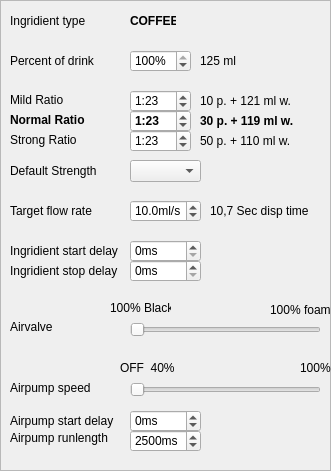
  <widget class="QFrame" name="fraLeftBIB">
   <property name="geometry">
    <rect>
     <x>270</x>
     <y>10</y>
     <width>331</width>
     <height>471</height>
    </rect>
   </property>
   <property name="frameShape">
    <enum>QFrame::StyledPanel</enum>
   </property>
   <property name="frameShadow">
    <enum>QFrame::Raised</enum>
   </property>
   <widget class="QLabel" name="label">
    <property name="geometry">
     <rect>
      <x>10</x>
      <y>10</y>
      <width>91</width>
      <height>21</height>
     </rect>
    </property>
    <property name="text">
     <string>Ingridient type</string>
    </property>
   </widget>
   <widget class="QLabel" name="label_10">
    <property name="geometry">
     <rect>
      <x>10</x>
      <y>50</y>
      <width>101</width>
      <height>21</height>
     </rect>
    </property>
    <property name="text">
     <string>Percent of drink</string>
    </property>
   </widget>
   <widget class="QSpinBox" name="spinBox">
    <property name="geometry">
     <rect>
      <x>130</x>
      <y>50</y>
      <width>61</width>
      <height>22</height>
     </rect>
    </property>
    <property name="suffix">
     <string>%</string>
    </property>
    <property name="maximum">
     <number>100</number>
    </property>
    <property name="value">
     <number>100</number>
    </property>
   </widget>
   <widget class="QLabel" name="lblLBIB_RTDVol">
    <property name="geometry">
     <rect>
      <x>200</x>
      <y>50</y>
      <width>61</width>
      <height>21</height>
     </rect>
    </property>
    <property name="text">
     <string>125 ml</string>
    </property>
   </widget>
   <widget class="QLabel" name="label_12">
    <property name="geometry">
     <rect>
      <x>10</x>
      <y>90</y>
      <width>71</width>
      <height>20</height>
     </rect>
    </property>
    <property name="text">
     <string>Mild Ratio</string>
    </property>
   </widget>
   <widget class="QSpinBox" name="spinBox_2">
    <property name="geometry">
     <rect>
      <x>130</x>
      <y>90</y>
      <width>61</width>
      <height>22</height>
     </rect>
    </property>
    <property name="prefix">
     <string>1:</string>
    </property>
    <property name="value">
     <number>23</number>
    </property>
   </widget>
   <widget class="QLabel" name="label_13">
    <property name="geometry">
     <rect>
      <x>10</x>
      <y>110</y>
      <width>91</width>
      <height>20</height>
     </rect>
    </property>
    <property name="font">
     <font>
      <weight>75</weight>
      <bold>true</bold>
     </font>
    </property>
    <property name="text">
     <string>Normal Ratio</string>
    </property>
   </widget>
   <widget class="QSpinBox" name="spinBox_3">
    <property name="geometry">
     <rect>
      <x>130</x>
      <y>110</y>
      <width>61</width>
      <height>22</height>
     </rect>
    </property>
    <property name="font">
     <font>
      <weight>75</weight>
      <bold>true</bold>
     </font>
    </property>
    <property name="prefix">
     <string>1:</string>
    </property>
    <property name="value">
     <number>23</number>
    </property>
   </widget>
   <widget class="QLabel" name="label_14">
    <property name="geometry">
     <rect>
      <x>10</x>
      <y>130</y>
      <width>81</width>
      <height>20</height>
     </rect>
    </property>
    <property name="text">
     <string>Strong Ratio</string>
    </property>
   </widget>
   <widget class="QSpinBox" name="spinBox_4">
    <property name="geometry">
     <rect>
      <x>130</x>
      <y>130</y>
      <width>61</width>
      <height>22</height>
     </rect>
    </property>
    <property name="prefix">
     <string>1:</string>
    </property>
    <property name="value">
     <number>23</number>
    </property>
   </widget>
   <widget class="QLabel" name="label_15">
    <property name="geometry">
     <rect>
      <x>10</x>
      <y>160</y>
      <width>101</width>
      <height>21</height>
     </rect>
    </property>
    <property name="text">
     <string>Default Strength</string>
    </property>
   </widget>
   <widget class="QComboBox" name="cboDefSize_2">
    <property name="geometry">
     <rect>
      <x>130</x>
      <y>160</y>
      <width>71</width>
      <height>22</height>
     </rect>
    </property>
   </widget>
   <widget class="QLabel" name="label_11">
    <property name="geometry">
     <rect>
      <x>10</x>
      <y>200</y>
      <width>91</width>
      <height>21</height>
     </rect>
    </property>
    <property name="text">
     <string>Target flow rate</string>
    </property>
   </widget>
   <widget class="QDoubleSpinBox" name="doubleSpinBox">
    <property name="geometry">
     <rect>
      <x>130</x>
      <y>200</y>
      <width>71</width>
      <height>22</height>
     </rect>
    </property>
    <property name="suffix">
     <string>ml/s</string>
    </property>
    <property name="decimals">
     <number>1</number>
    </property>
    <property name="maximum">
     <double>20.000000000000000</double>
    </property>
    <property name="singleStep">
     <double>0.500000000000000</double>
    </property>
    <property name="value">
     <double>10.000000000000000</double>
    </property>
   </widget>
   <widget class="QLabel" name="label_16">
    <property name="geometry">
     <rect>
      <x>10</x>
      <y>240</y>
      <width>111</width>
      <height>21</height>
     </rect>
    </property>
    <property name="text">
     <string>Ingridient start delay</string>
    </property>
   </widget>
   <widget class="QSpinBox" name="spinBox_5">
    <property name="geometry">
     <rect>
      <x>130</x>
      <y>240</y>
      <width>71</width>
      <height>22</height>
     </rect>
    </property>
    <property name="suffix">
     <string>ms</string>
    </property>
    <property name="prefix">
     <string/>
    </property>
   </widget>
   <widget class="QLabel" name="label_17">
    <property name="geometry">
     <rect>
      <x>10</x>
      <y>260</y>
      <width>111</width>
      <height>21</height>
     </rect>
    </property>
    <property name="text">
     <string>Ingridient stop delay</string>
    </property>
   </widget>
   <widget class="QSpinBox" name="spinBox_6">
    <property name="geometry">
     <rect>
      <x>130</x>
      <y>260</y>
      <width>71</width>
      <height>22</height>
     </rect>
    </property>
    <property name="suffix">
     <string>ms</string>
    </property>
   </widget>
   <widget class="QLabel" name="lblLBIBPulsesMild">
    <property name="geometry">
     <rect>
      <x>200</x>
      <y>90</y>
      <width>121</width>
      <height>21</height>
     </rect>
    </property>
    <property name="text">
     <string>10 p. + 121 ml w.</string>
    </property>
   </widget>
   <widget class="QLabel" name="lblLBIBPulsesNormal">
    <property name="geometry">
     <rect>
      <x>200</x>
      <y>110</y>
      <width>121</width>
      <height>21</height>
     </rect>
    </property>
    <property name="font">
     <font>
      <weight>75</weight>
      <bold>true</bold>
     </font>
    </property>
    <property name="text">
     <string>30 p. + 119 ml w.</string>
    </property>
   </widget>
   <widget class="QLabel" name="lblLBIBPulsesStrong">
    <property name="geometry">
     <rect>
      <x>200</x>
      <y>130</y>
      <width>121</width>
      <height>21</height>
     </rect>
    </property>
    <property name="text">
     <string>50 p. + 110 ml w.</string>
    </property>
   </widget>
   <widget class="QLabel" name="label_18">
    <property name="geometry">
     <rect>
      <x>10</x>
      <y>320</y>
      <width>46</width>
      <height>13</height>
     </rect>
    </property>
    <property name="text">
     <string>Airvalve</string>
    </property>
   </widget>
   <widget class="QSlider" name="horizontalSlider">
    <property name="geometry">
     <rect>
      <x>130</x>
      <y>320</y>
      <width>191</width>
      <height>19</height>
     </rect>
    </property>
    <property name="maximum">
     <number>100</number>
    </property>
    <property name="sliderPosition">
     <number>0</number>
    </property>
    <property name="orientation">
     <enum>Qt::Horizontal</enum>
    </property>
   </widget>
   <widget class="QLabel" name="label_19">
    <property name="geometry">
     <rect>
      <x>110</x>
      <y>300</y>
      <width>61</width>
      <height>16</height>
     </rect>
    </property>
    <property name="text">
     <string>100% Black</string>
    </property>
   </widget>
   <widget class="QLabel" name="label_20">
    <property name="geometry">
     <rect>
      <x>270</x>
      <y>300</y>
      <width>61</width>
      <height>20</height>
     </rect>
    </property>
    <property name="text">
     <string>100% foam</string>
    </property>
   </widget>
   <widget class="QLabel" name="label_21">
    <property name="geometry">
     <rect>
      <x>10</x>
      <y>410</y>
      <width>111</width>
      <height>21</height>
     </rect>
    </property>
    <property name="text">
     <string>Airpump start delay</string>
    </property>
   </widget>
   <widget class="QSpinBox" name="spinBox_7">
    <property name="geometry">
     <rect>
      <x>130</x>
      <y>410</y>
      <width>71</width>
      <height>22</height>
     </rect>
    </property>
    <property name="suffix">
     <string>ms</string>
    </property>
    <property name="prefix">
     <string/>
    </property>
    <property name="minimum">
     <number>-5000</number>
    </property>
    <property name="maximum">
     <number>5000</number>
    </property>
    <property name="singleStep">
     <number>100</number>
    </property>
   </widget>
   <widget class="QLabel" name="label_22">
    <property name="geometry">
     <rect>
      <x>10</x>
      <y>430</y>
      <width>101</width>
      <height>16</height>
     </rect>
    </property>
    <property name="text">
     <string>Airpump runlength</string>
    </property>
   </widget>
   <widget class="QSpinBox" name="spinBox_8">
    <property name="geometry">
     <rect>
      <x>130</x>
      <y>430</y>
      <width>71</width>
      <height>22</height>
     </rect>
    </property>
    <property name="suffix">
     <string>ms</string>
    </property>
    <property name="maximum">
     <number>9900</number>
    </property>
    <property name="singleStep">
     <number>100</number>
    </property>
    <property name="value">
     <number>2500</number>
    </property>
   </widget>
   <widget class="QLabel" name="label_23">
    <property name="geometry">
     <rect>
      <x>10</x>
      <y>380</y>
      <width>91</width>
      <height>16</height>
     </rect>
    </property>
    <property name="text">
     <string>Airpump speed</string>
    </property>
   </widget>
   <widget class="QSlider" name="horizontalSlider_2">
    <property name="geometry">
     <rect>
      <x>130</x>
      <y>380</y>
      <width>191</width>
      <height>20</height>
     </rect>
    </property>
    <property name="minimum">
     <number>40</number>
    </property>
    <property name="maximum">
     <number>100</number>
    </property>
    <property name="orientation">
     <enum>Qt::Horizontal</enum>
    </property>
   </widget>
   <widget class="QLabel" name="label_24">
    <property name="geometry">
     <rect>
      <x>120</x>
      <y>360</y>
      <width>61</width>
      <height>16</height>
     </rect>
    </property>
    <property name="text">
     <string>OFF  40%</string>
    </property>
   </widget>
   <widget class="QLabel" name="label_25">
    <property name="geometry">
     <rect>
      <x>300</x>
      <y>360</y>
      <width>31</width>
      <height>16</height>
     </rect>
    </property>
    <property name="text">
     <string>100%</string>
    </property>
   </widget>
   <widget class="QLabel" name="label_26">
    <property name="geometry">
     <rect>
      <x>130</x>
      <y>10</y>
      <width>46</width>
      <height>21</height>
     </rect>
    </property>
    <property name="font">
     <font>
      <weight>75</weight>
      <bold>true</bold>
     </font>
    </property>
    <property name="text">
     <string>COFFEE</string>
    </property>
   </widget>
   <widget class="QLabel" name="label_27">
    <property name="geometry">
     <rect>
      <x>210</x>
      <y>200</y>
      <width>111</width>
      <height>21</height>
     </rect>
    </property>
    <property name="text">
     <string>10,7 Sec disp time</string>
    </property>
   </widget>
  </widget>
